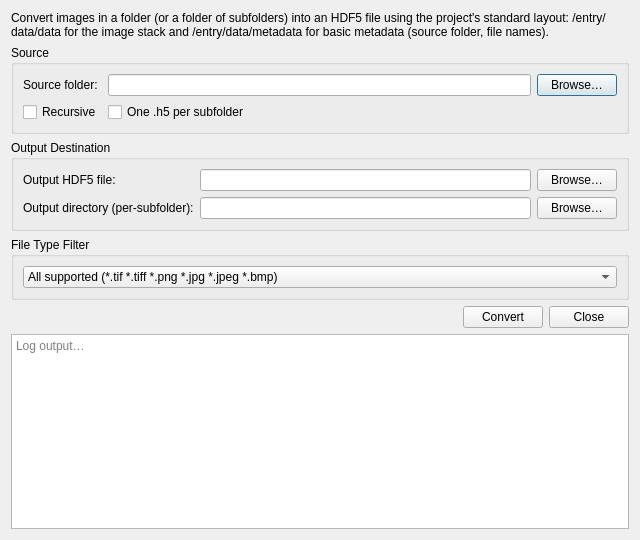
<?xml version="1.0" encoding="UTF-8"?>
<!-- Copyright (C) UChicago Argonne, LLC -->
<!-- See LICENSE file for details -->
<ui version="4.0">
 <class>FileConvertDialog</class>
 <widget class="QDialog" name="FileConvertDialog">
  <property name="geometry">
   <rect>
    <x>0</x>
    <y>0</y>
    <width>640</width>
    <height>540</height>
   </rect>
  </property>
  <property name="windowTitle">
   <string>File Convert</string>
  </property>
  <layout class="QVBoxLayout" name="verticalLayout">
   <item>
    <widget class="QLabel" name="lbl_desc">
     <property name="text">
      <string>Convert images in a folder (or a folder of subfolders) into an HDF5 file using the project&#x27;s standard layout: /entry/data/data for the image stack and /entry/data/metadata for basic metadata (source folder, file names).</string>
     </property>
     <property name="wordWrap">
      <bool>true</bool>
     </property>
    </widget>
   </item>

   <item>
    <widget class="QGroupBox" name="grp_source">
     <property name="title">
      <string>Source</string>
     </property>
     <layout class="QGridLayout" name="gridLayout_source">
      <item row="0" column="0">
       <widget class="QLabel" name="lbl_source">
        <property name="text">
         <string>Source folder:</string>
        </property>
       </widget>
      </item>
      <item row="0" column="1">
       <widget class="QLineEdit" name="txt_source_dir"/>
      </item>
      <item row="0" column="2">
       <widget class="QPushButton" name="btn_browse_source">
        <property name="text">
         <string>Browse…</string>
        </property>
       </widget>
      </item>
      <item row="1" column="0">
       <widget class="QCheckBox" name="chk_recursive">
        <property name="text">
         <string>Recursive</string>
        </property>
       </widget>
      </item>
      <item row="1" column="1">
       <widget class="QCheckBox" name="chk_per_subfolder">
        <property name="text">
         <string>One .h5 per subfolder</string>
        </property>
        <property name="toolTip">
         <string>If checked, iterate immediate subfolders and write {subfolder}.h5 files.</string>
        </property>
       </widget>
      </item>
     </layout>
    </widget>
   </item>

   <item>
    <widget class="QGroupBox" name="grp_output">
     <property name="title">
      <string>Output Destination</string>
     </property>
     <layout class="QGridLayout" name="gridLayout_output">
      <item row="0" column="0">
       <widget class="QLabel" name="lbl_out_file">
        <property name="text">
         <string>Output HDF5 file:</string>
        </property>
       </widget>
      </item>
      <item row="0" column="1">
       <widget class="QLineEdit" name="txt_output_file"/>
      </item>
      <item row="0" column="2">
       <widget class="QPushButton" name="btn_browse_output_file">
        <property name="text">
         <string>Browse…</string>
        </property>
       </widget>
      </item>

      <item row="1" column="0">
       <widget class="QLabel" name="lbl_out_dir">
        <property name="text">
         <string>Output directory (per-subfolder):</string>
        </property>
       </widget>
      </item>
      <item row="1" column="1">
       <widget class="QLineEdit" name="txt_output_dir"/>
      </item>
      <item row="1" column="2">
       <widget class="QPushButton" name="btn_browse_output_dir">
        <property name="text">
         <string>Browse…</string>
        </property>
       </widget>
      </item>
     </layout>
    </widget>
   </item>

   <item>
    <widget class="QGroupBox" name="grp_filter">
     <property name="title">
      <string>File Type Filter</string>
     </property>
     <layout class="QHBoxLayout" name="hLayout_filter">
      <item>
       <widget class="QComboBox" name="cmb_filter">
        <item><property name="text"><string>All supported (*.tif *.tiff *.png *.jpg *.jpeg *.bmp)</string></property></item>
        <item><property name="text"><string>TIFF (*.tif *.tiff)</string></property></item>
        <item><property name="text"><string>PNG (*.png)</string></property></item>
        <item><property name="text"><string>JPEG (*.jpg *.jpeg)</string></property></item>
        <item><property name="text"><string>BMP (*.bmp)</string></property></item>
       </widget>
      </item>
     </layout>
    </widget>
   </item>

   <item>
    <layout class="QHBoxLayout" name="hLayout_buttons">
     <item>
      <spacer name="spacer_buttons">
       <property name="orientation"><enum>Qt::Horizontal</enum></property>
       <property name="sizeHint"><size><width>40</width><height>20</height></size></property>
      </spacer>
     </item>
     <item>
      <widget class="QPushButton" name="btn_convert">
       <property name="text"><string>Convert</string></property>
      </widget>
     </item>
     <item>
      <widget class="QPushButton" name="btn_close">
       <property name="text"><string>Close</string></property>
      </widget>
     </item>
    </layout>
   </item>

   <item>
    <widget class="QTextEdit" name="txt_log">
     <property name="readOnly"><bool>true</bool></property>
     <property name="placeholderText"><string>Log output…</string></property>
    </widget>
   </item>
  </layout>
 </widget>
 <resources/>
 <connections/>
</ui>
